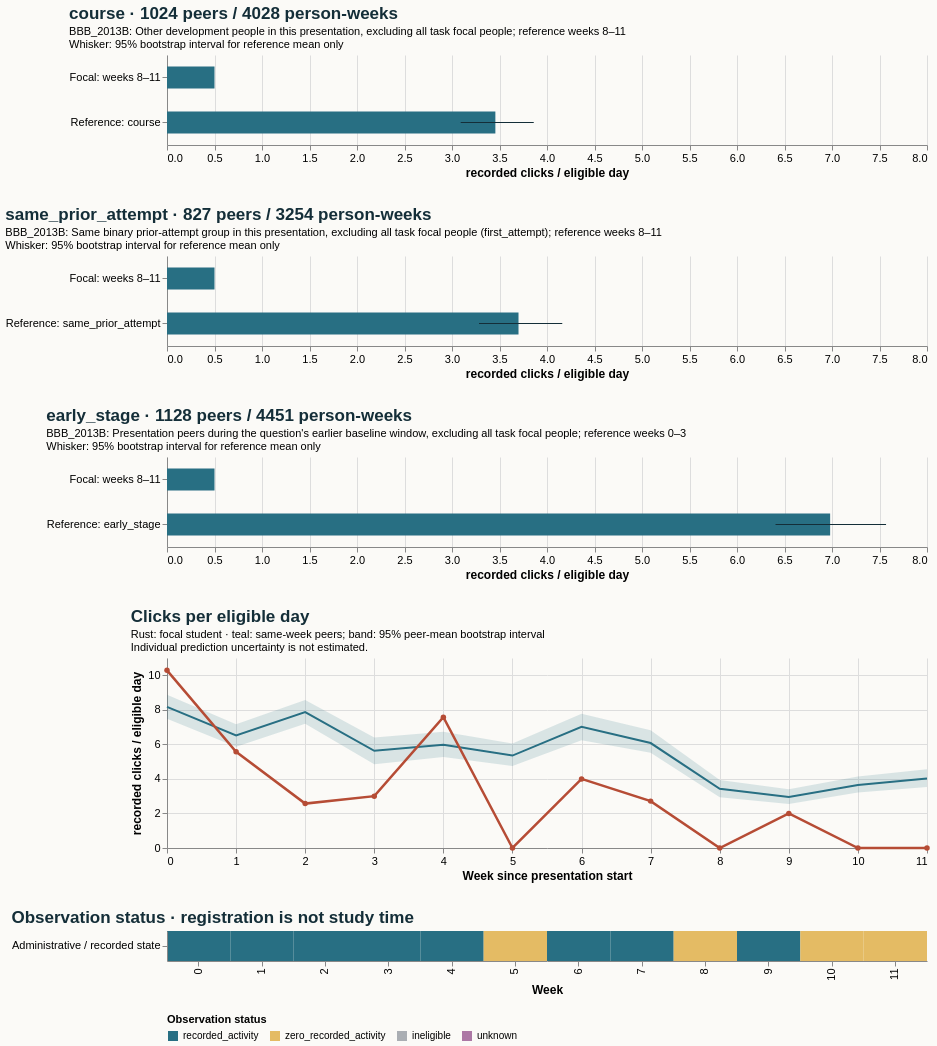

Here is the Vega-Lite specification saved for this chart:
### Vega-Lite specification from a JSON file in a GitHub repository (floating-point values rounded to 4 significant figures)
{"$schema": "https://vega.github.io/schema/vega-lite/v5.20.1.json", "config": {"axis": {"labelFontSize": 11, "titleFontSize": 12}, "background": "#fbfaf7", "font": "sans-serif", "title": {"anchor": "start", "color": "#142e38", "fontSize": 17, "subtitleFontSize": 11}, "view": {"continuousHeight": 300, "continuousWidth": 300, "stroke": null}}, "datasets": {"data-2e955c43388c7cb9051e3cf62b086c6e": [{"hi": null, "lo": null, "series": "Focal: weeks 8–11", "value": 0.5}, {"hi": 3.861, "lo": 3.092, "series": "Reference: course", "value": 3.457}], "data-8d4efcfddec5d6ea37715c33ba1d5d7b": [{"hi": null, "lo": null, "series": "Focal: weeks 8–11", "value": 0.5}, {"hi": 4.161, "lo": 3.284, "series": "Reference: same_prior_attempt", "value": 3.7}], "data-9c8b5e7224c09fd7ffd32c10a30d53ce": [{"hi": null, "lo": null, "series": "Focal: weeks 8–11", "value": 0.5}, {"hi": 7.569, "lo": 6.405, "series": "Reference: early_stage", "value": 6.98}], "data-be26ecb0112c122437b37c73c89b2000": [{"eligible_days": 7.0, "end_day": 6, "logging_completeness": "unknown", "observation_status": "recorded_activity", "row": "Administrative / recorded state", "score_status": "withheld_release_time_unknown", "start_day": 0, "value": 10.29, "week": 0}, {"eligible_days": 7.0, "end_day": 13, "logging_completeness": "unknown", "observation_status": "recorded_activity", "row": "Administrative / recorded state", "score_status": "withheld_release_time_unknown", "start_day": 7, "value": 5.571, "week": 1}, {"eligible_days": 7.0, "end_day": 20, "logging_completeness": "unknown", "observation_status": "recorded_activity", "row": "Administrative / recorded state", "score_status": "withheld_release_time_unknown", "start_day": 14, "value": 2.571, "week": 2}, {"eligible_days": 7.0, "end_day": 27, "logging_completeness": "unknown", "observation_status": "recorded_activity", "row": "Administrative / recorded state", "score_status": "withheld_release_time_unknown", "start_day": 21, "value": 3.0, "week": 3}, {"eligible_days": 7.0, "end_day": 34, "logging_completeness": "unknown", "observation_status": "recorded_activity", "row": "Administrative / recorded state", "score_status": "withheld_release_time_unknown", "start_day": 28, "value": 7.571, "week": 4}, {"eligible_days": 7.0, "end_day": 41, "logging_completeness": "unknown", "observation_status": "zero_recorded_activity", "row": "Administrative / recorded state", "score_status": "withheld_release_time_unknown", "start_day": 35, "value": 0.0, "week": 5}, {"eligible_days": 7.0, "end_day": 48, "logging_completeness": "unknown", "observation_status": "recorded_activity", "row": "Administrative / recorded state", "score_status": "withheld_release_time_unknown", "start_day": 42, "value": 4.0, "week": 6}, {"eligible_days": 7.0, "end_day": 55, "logging_completeness": "unknown", "observation_status": "recorded_activity", "row": "Administrative / recorded state", "score_status": "withheld_release_time_unknown", "start_day": 49, "value": 2.714, "week": 7}, {"eligible_days": 7.0, "end_day": 62, "logging_completeness": "unknown", "observation_status": "zero_recorded_activity", "row": "Administrative / recorded state", "score_status": "withheld_release_time_unknown", "start_day": 56, "value": 0.0, "week": 8}, {"eligible_days": 7.0, "end_day": 69, "logging_completeness": "unknown", "observation_status": "recorded_activity", "row": "Administrative / recorded state", "score_status": "withheld_release_time_unknown", "start_day": 63, "value": 2.0, "week": 9}, {"eligible_days": 7.0, "end_day": 76, "logging_completeness": "unknown", "observation_status": "zero_recorded_activity", "row": "Administrative / recorded state", "score_status": "withheld_release_time_unknown", "start_day": 70, "value": 0.0, "week": 10}, {"eligible_days": 7.0, "end_day": 83, "logging_completeness": "unknown", "observation_status": "zero_recorded_activity", "row": "Administrative / recorded state", "score_status": "withheld_release_time_unknown", "start_day": 77, "value": 0.0, "week": 11}], "data-e62ac7ae6dda1307dfeb6ade98ef18d6": [{"end_day": 6, "focal_value": 10.29, "peer_ci_high": 8.865, "peer_ci_low": 7.479, "peer_mean": 8.174, "peer_observations": 1127, "peer_people": 1127, "reference": "course", "unit": "recorded clicks / eligible day", "week": 0}, {"end_day": 13, "focal_value": 5.571, "peer_ci_high": 7.159, "peer_ci_low": 5.86, "peer_mean": 6.521, "peer_observations": 1121, "peer_people": 1121, "reference": "course", "unit": "recorded clicks / eligible day", "week": 1}, {"end_day": 20, "focal_value": 2.571, "peer_ci_high": 8.565, "peer_ci_low": 7.192, "peer_mean": 7.865, "peer_observations": 1105, "peer_people": 1105, "reference": "course", "unit": "recorded clicks / eligible day", "week": 2}, {"end_day": 27, "focal_value": 3.0, "peer_ci_high": 6.398, "peer_ci_low": 4.852, "peer_mean": 5.625, "peer_observations": 1098, "peer_people": 1098, "reference": "course", "unit": "recorded clicks / eligible day", "week": 3}, {"end_day": 34, "focal_value": 7.571, "peer_ci_high": 6.724, "peer_ci_low": 5.268, "peer_mean": 5.982, "peer_observations": 1065, "peer_people": 1065, "reference": "course", "unit": "recorded clicks / eligible day", "week": 4}, {"end_day": 41, "focal_value": 0.0, "peer_ci_high": 6.052, "peer_ci_low": 4.744, "peer_mean": 5.35, "peer_observations": 1058, "peer_people": 1058, "reference": "course", "unit": "recorded clicks / eligible day", "week": 5}, {"end_day": 48, "focal_value": 4.0, "peer_ci_high": 7.778, "peer_ci_low": 6.242, "peer_mean": 7.012, "peer_observations": 1050, "peer_people": 1050, "reference": "course", "unit": "recorded clicks / eligible day", "week": 6}, {"end_day": 55, "focal_value": 2.714, "peer_ci_high": 6.811, "peer_ci_low": 5.514, "peer_mean": 6.076, "peer_observations": 1034, "peer_people": 1034, "reference": "course", "unit": "recorded clicks / eligible day", "week": 7}, {"end_day": 62, "focal_value": 0.0, "peer_ci_high": 3.938, "peer_ci_low": 2.943, "peer_mean": 3.431, "peer_observations": 1024, "peer_people": 1024, "reference": "course", "unit": "recorded clicks / eligible day", "week": 8}, {"end_day": 69, "focal_value": 2.0, "peer_ci_high": 3.399, "peer_ci_low": 2.552, "peer_mean": 2.953, "peer_observations": 1007, "peer_people": 1007, "reference": "course", "unit": "recorded clicks / eligible day", "week": 9}, {"end_day": 76, "focal_value": 0.0, "peer_ci_high": 4.145, "peer_ci_low": 3.209, "peer_mean": 3.642, "peer_observations": 1001, "peer_people": 1001, "reference": "course", "unit": "recorded clicks / eligible day", "week": 10}, {"end_day": 83, "focal_value": 0.0, "peer_ci_high": 4.565, "peer_ci_low": 3.525, "peer_mean": 4.025, "peer_observations": 996, "peer_people": 996, "reference": "course", "unit": "recorded clicks / eligible day", "week": 11}]}, "resolve": {"scale": {"color": "independent"}}, "spacing": 28, "vconcat": [{"data": {"name": "data-2e955c43388c7cb9051e3cf62b086c6e"}, "height": 90, "layer": [{"encoding": {"x": {"field": "value", "scale": {"domain": [0, 7.947], "zero": true}, "title": "recorded clicks / eligible day", "type": "quantitative"}, "y": {"field": "series", "sort": null, "title": null, "type": "nominal"}}, "mark": {"color": "#286f83", "size": 22, "type": "bar"}}, {"encoding": {"x": {"field": "lo", "type": "quantitative"}, "x2": {"field": "hi"}, "y": {"field": "series", "sort": null, "title": null, "type": "nominal"}}, "mark": {"color": "#142e38", "type": "rule"}}], "title": {"subtitle": ["BBB_2013B: Other development people in this presentation, excluding all task focal people; reference weeks 8–11", "Whisker: 95% bootstrap interval for reference mean only"], "text": "course · 1024 peers / 4028 person-weeks"}, "width": 760}, {"data": {"name": "data-8d4efcfddec5d6ea37715c33ba1d5d7b"}, "height": 90, "layer": [{"encoding": {"x": {"field": "value", "scale": {"domain": [0, 7.947], "zero": true}, "title": "recorded clicks / eligible day", "type": "quantitative"}, "y": {"field": "series", "sort": null, "title": null, "type": "nominal"}}, "mark": {"color": "#286f83", "size": 22, "type": "bar"}}, {"encoding": {"x": {"field": "lo", "type": "quantitative"}, "x2": {"field": "hi"}, "y": {"field": "series", "sort": null, "title": null, "type": "nominal"}}, "mark": {"color": "#142e38", "type": "rule"}}], "title": {"subtitle": ["BBB_2013B: Same binary prior-attempt group in this presentation, excluding all task focal people (first_attempt); reference weeks 8–11", "Whisker: 95% bootstrap interval for reference mean only"], "text": "same_prior_attempt · 827 peers / 3254 person-weeks"}, "width": 760}, {"data": {"name": "data-9c8b5e7224c09fd7ffd32c10a30d53ce"}, "height": 90, "layer": [{"encoding": {"x": {"field": "value", "scale": {"domain": [0, 7.947], "zero": true}, "title": "recorded clicks / eligible day", "type": "quantitative"}, "y": {"field": "series", "sort": null, "title": null, "type": "nominal"}}, "mark": {"color": "#286f83", "size": 22, "type": "bar"}}, {"encoding": {"x": {"field": "lo", "type": "quantitative"}, "x2": {"field": "hi"}, "y": {"field": "series", "sort": null, "title": null, "type": "nominal"}}, "mark": {"color": "#142e38", "type": "rule"}}], "title": {"subtitle": ["BBB_2013B: Presentation peers during the question's earlier baseline window, excluding all task focal people; reference weeks 0–3", "Whisker: 95% bootstrap interval for reference mean only"], "text": "early_stage · 1128 peers / 4451 person-weeks"}, "width": 760}, {"data": {"name": "data-e62ac7ae6dda1307dfeb6ade98ef18d6"}, "height": 190, "layer": [{"encoding": {"x": {"axis": {"tickMinStep": 1}, "field": "week", "title": "Week since presentation start", "type": "quantitative"}, "y": {"field": "peer_ci_low", "scale": {"zero": true}, "title": "recorded clicks / eligible day", "type": "quantitative"}, "y2": {"field": "peer_ci_high"}}, "mark": {"color": "#286f83", "opacity": 0.16, "type": "area"}}, {"encoding": {"tooltip": [{"field": "week", "type": "quantitative"}, {"field": "peer_mean", "type": "quantitative"}, {"field": "peer_people", "type": "quantitative"}, {"field": "peer_observations", "type": "quantitative"}], "x": {"field": "week", "type": "quantitative"}, "y": {"field": "peer_mean", "type": "quantitative"}}, "mark": {"color": "#286f83", "strokeWidth": 2, "type": "line"}}, {"encoding": {"tooltip": [{"field": "week", "type": "quantitative"}, {"field": "focal_value", "type": "quantitative"}], "x": {"field": "week", "type": "quantitative"}, "y": {"field": "focal_value", "type": "quantitative"}}, "mark": {"color": "#b64c35", "point": {"color": "#b64c35"}, "strokeWidth": 2.5, "type": "line"}}], "title": {"subtitle": ["Rust: focal student · teal: same-week peers; band: 95% peer-mean bootstrap interval", "Individual prediction uncertainty is not estimated."], "text": "Clicks per eligible day"}, "width": 760}, {"data": {"name": "data-be26ecb0112c122437b37c73c89b2000"}, "encoding": {"color": {"field": "observation_status", "legend": {"labelLimit": 260, "orient": "bottom"}, "scale": {"domain": ["recorded_activity", "zero_recorded_activity", "ineligible", "unknown"], "range": ["#286f83", "#e4bb64", "#aaaeb3", "#ac78a5"]}, "title": "Observation status", "type": "nominal"}, "tooltip": [{"field": "week", "type": "quantitative"}, {"field": "eligible_days", "type": "quantitative"}, {"field": "observation_status", "type": "nominal"}, {"field": "logging_completeness", "type": "nominal"}], "x": {"field": "week", "title": "Week", "type": "ordinal"}, "y": {"field": "row", "title": null, "type": "nominal"}}, "height": 30, "mark": {"type": "rect"}, "title": "Observation status · registration is not study time", "width": 760}]}
